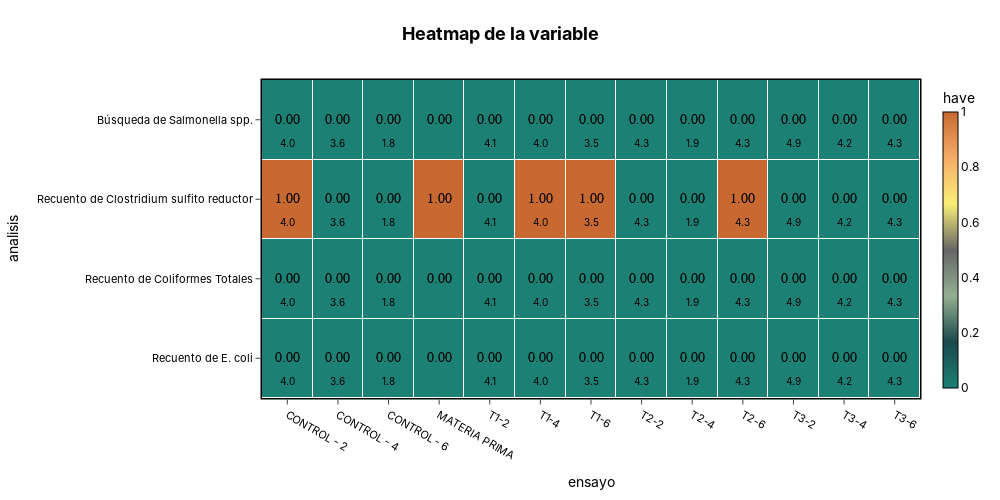

Here is the notebook cell this chart was saved with:
### Code cell
f = plot_heatmap(
df=rev_ensayo_ana,
x_col="ensayo",
y_col="analisis",
value_col='have',
secondary_col="humedad",
secondary_aggfunc='mean',
title='Heatmap de la variable',
colorscale=PALETTE,
width=1000,
height=500,
)
f.show()
s3.save_plotly_html(f, 'have_humedad.html')

### Figure 1 — Plotly figure (JSON) as saved in the notebook; plotly's stock layout.template omitted (floating-point values rounded to 4 significant figures)
{"data": [{"colorbar": {"outlinecolor": "black", "outlinewidth": 1, "thickness": 15, "tickfont": {"color": "black"}, "title": {"font": {"color": "black"}, "text": "have"}}, "colorscale": [[0, "#1c8074"], [0.1667, "#1a494c"], [0.3333, "#94af92"], [0.5, "#666666"], [0.6667, "#f9ee77"], [0.8333, "#f5ad68"], [1, "#c76931"]], "customdata": [[3.99, 3.58, 1.77, null, 4.12, 3.98, 3.48, 4.32, 1.88, 4.3, 4.88, 4.18, 4.3], [3.99, 3.58, 1.77, null, 4.12, 3.98, 3.48, 4.32, 1.88, 4.3, 4.88, 4.18, 4.3], [3.99, 3.58, 1.77, null, 4.12, 3.98, 3.48, 4.32, 1.88, 4.3, 4.88, 4.18, 4.3], [3.99, 3.58, 1.77, null, 4.12, 3.98, 3.48, 4.32, 1.88, 4.3, 4.88, 4.18, 4.3]], "hovertemplate": "<b>ensayo:</b> %{x}<br><b>analisis:</b> %{y}<br><b>have:</b> %{text}<br><b>humedad:</b> %{customdata:.1f}<extra></extra>", "text": [["0.00", "0.00", "0.00", "0.00", "0.00", "0.00", "0.00", "0.00", "0.00", "0.00", "0.00", "0.00", "0.00"], ["1.00", "0.00", "0.00", "1.00", "0.00", "1.00", "1.00", "0.00", "0.00", "1.00", "0.00", "0.00", "0.00"], ["0.00", "0.00", "0.00", "0.00", "0.00", "0.00", "0.00", "0.00", "0.00", "0.00", "0.00", "0.00", "0.00"], ["0.00", "0.00", "0.00", "0.00", "0.00", "0.00", "0.00", "0.00", "0.00", "0.00", "0.00", "0.00", "0.00"]], "type": "heatmap", "x": ["CONTROL - 2", "CONTROL - 4", "CONTROL - 6", "MATERIA PRIMA", "T1-2", "T1-4", "T1-6", "T2-2", "T2-4", "T2-6", "T3-2", "T3-4", "T3-6"], "xgap": 1, "y": ["Búsqueda de Salmonella spp.", "Recuento de Clostridium sulfito reductor", "Recuento de Coliformes Totales", "Recuento de E. coli"], "ygap": 1, "z": [[0, 0, 0, 0, 0, 0, 0, 0, 0, 0, 0, 0, 0], [1, 0, 0, 1, 0, 1, 1, 0, 0, 1, 0, 0, 0], [0, 0, 0, 0, 0, 0, 0, 0, 0, 0, 0, 0, 0], [0, 0, 0, 0, 0, 0, 0, 0, 0, 0, 0, 0, 0]], "zmax": 1, "zmin": 0}], "layout": {"annotations": [{"font": {"color": "black", "family": "Arial", "size": 14}, "showarrow": false, "text": "0.00", "x": "CONTROL - 2", "y": "Búsqueda de Salmonella spp."}, {"font": {"color": "black", "size": 10}, "showarrow": false, "text": "4.0", "x": "CONTROL - 2", "xanchor": "center", "xshift": 0, "y": "Búsqueda de Salmonella spp.", "yanchor": "top", "yshift": -15}, {"font": {"color": "black", "family": "Arial", "size": 14}, "showarrow": false, "text": "0.00", "x": "CONTROL - 4", "y": "Búsqueda de Salmonella spp."}, {"font": {"color": "black", "size": 10}, "showarrow": false, "text": "3.6", "x": "CONTROL - 4", "xanchor": "center", "xshift": 0, "y": "Búsqueda de Salmonella spp.", "yanchor": "top", "yshift": -15}, {"font": {"color": "black", "family": "Arial", "size": 14}, "showarrow": false, "text": "0.00", "x": "CONTROL - 6", "y": "Búsqueda de Salmonella spp."}, {"font": {"color": "black", "size": 10}, "showarrow": false, "text": "1.8", "x": "CONTROL - 6", "xanchor": "center", "xshift": 0, "y": "Búsqueda de Salmonella spp.", "yanchor": "top", "yshift": -15}, {"font": {"color": "black", "family": "Arial", "size": 14}, "showarrow": false, "text": "0.00", "x": "MATERIA PRIMA", "y": "Búsqueda de Salmonella spp."}, {"font": {"color": "black", "family": "Arial", "size": 14}, "showarrow": false, "text": "0.00", "x": "T1-2", "y": "Búsqueda de Salmonella spp."}, {"font": {"color": "black", "size": 10}, "showarrow": false, "text": "4.1", "x": "T1-2", "xanchor": "center", "xshift": 0, "y": "Búsqueda de Salmonella spp.", "yanchor": "top", "yshift": -15}, {"font": {"color": "black", "family": "Arial", "size": 14}, "showarrow": false, "text": "0.00", "x": "T1-4", "y": "Búsqueda de Salmonella spp."}, {"font": {"color": "black", "size": 10}, "showarrow": false, "text": "4.0", "x": "T1-4", "xanchor": "center", "xshift": 0, "y": "Búsqueda de Salmonella spp.", "yanchor": "top", "yshift": -15}, {"font": {"color": "black", "family": "Arial", "size": 14}, "showarrow": false, "text": "0.00", "x": "T1-6", "y": "Búsqueda de Salmonella spp."}, {"font": {"color": "black", "size": 10}, "showarrow": false, "text": "3.5", "x": "T1-6", "xanchor": "center", "xshift": 0, "y": "Búsqueda de Salmonella spp.", "yanchor": "top", "yshift": -15}, {"font": {"color": "black", "family": "Arial", "size": 14}, "showarrow": false, "text": "0.00", "x": "T2-2", "y": "Búsqueda de Salmonella spp."}, {"font": {"color": "black", "size": 10}, "showarrow": false, "text": "4.3", "x": "T2-2", "xanchor": "center", "xshift": 0, "y": "Búsqueda de Salmonella spp.", "yanchor": "top", "yshift": -15}, {"font": {"color": "black", "family": "Arial", "size": 14}, "showarrow": false, "text": "0.00", "x": "T2-4", "y": "Búsqueda de Salmonella spp."}, {"font": {"color": "black", "size": 10}, "showarrow": false, "text": "1.9", "x": "T2-4", "xanchor": "center", "xshift": 0, "y": "Búsqueda de Salmonella spp.", "yanchor": "top", "yshift": -15}, {"font": {"color": "black", "family": "Arial", "size": 14}, "showarrow": false, "text": "0.00", "x": "T2-6", "y": "Búsqueda de Salmonella spp."}, {"font": {"color": "black", "size": 10}, "showarrow": false, "text": "4.3", "x": "T2-6", "xanchor": "center", "xshift": 0, "y": "Búsqueda de Salmonella spp.", "yanchor": "top", "yshift": -15}, {"font": {"color": "black", "family": "Arial", "size": 14}, "showarrow": false, "text": "0.00", "x": "T3-2", "y": "Búsqueda de Salmonella spp."}, {"font": {"color": "black", "size": 10}, "showarrow": false, "text": "4.9", "x": "T3-2", "xanchor": "center", "xshift": 0, "y": "Búsqueda de Salmonella spp.", "yanchor": "top", "yshift": -15}, {"font": {"color": "black", "family": "Arial", "size": 14}, "showarrow": false, "text": "0.00", "x": "T3-4", "y": "Búsqueda de Salmonella spp."}, {"font": {"color": "black", "size": 10}, "showarrow": false, "text": "4.2", "x": "T3-4", "xanchor": "center", "xshift": 0, "y": "Búsqueda de Salmonella spp.", "yanchor": "top", "yshift": -15}, {"font": {"color": "black", "family": "Arial", "size": 14}, "showarrow": false, "text": "0.00", "x": "T3-6", "y": "Búsqueda de Salmonella spp."}, {"font": {"color": "black", "size": 10}, "showarrow": false, "text": "4.3", "x": "T3-6", "xanchor": "center", "xshift": 0, "y": "Búsqueda de Salmonella spp.", "yanchor": "top", "yshift": -15}, {"font": {"color": "black", "family": "Arial", "size": 14}, "showarrow": false, "text": "1.00", "x": "CONTROL - 2", "y": "Recuento de Clostridium sulfito reductor"}, {"font": {"color": "black", "size": 10}, "showarrow": false, "text": "4.0", "x": "CONTROL - 2", "xanchor": "center", "xshift": 0, "y": "Recuento de Clostridium sulfito reductor", "yanchor": "top", "yshift": -15}, {"font": {"color": "black", "family": "Arial", "size": 14}, "showarrow": false, "text": "0.00", "x": "CONTROL - 4", "y": "Recuento de Clostridium sulfito reductor"}, {"font": {"color": "black", "size": 10}, "showarrow": false, "text": "3.6", "x": "CONTROL - 4", "xanchor": "center", "xshift": 0, "y": "Recuento de Clostridium sulfito reductor", "yanchor": "top", "yshift": -15}, {"font": {"color": "black", "family": "Arial", "size": 14}, "showarrow": false, "text": "0.00", "x": "CONTROL - 6", "y": "Recuento de Clostridium sulfito reductor"}, {"font": {"color": "black", "size": 10}, "showarrow": false, "text": "1.8", "x": "CONTROL - 6", "xanchor": "center", "xshift": 0, "y": "Recuento de Clostridium sulfito reductor", "yanchor": "top", "yshift": -15}, {"font": {"color": "black", "family": "Arial", "size": 14}, "showarrow": false, "text": "1.00", "x": "MATERIA PRIMA", "y": "Recuento de Clostridium sulfito reductor"}, {"font": {"color": "black", "family": "Arial", "size": 14}, "showarrow": false, "text": "0.00", "x": "T1-2", "y": "Recuento de Clostridium sulfito reductor"}, {"font": {"color": "black", "size": 10}, "showarrow": false, "text": "4.1", "x": "T1-2", "xanchor": "center", "xshift": 0, "y": "Recuento de Clostridium sulfito reductor", "yanchor": "top", "yshift": -15}, {"font": {"color": "black", "family": "Arial", "size": 14}, "showarrow": false, "text": "1.00", "x": "T1-4", "y": "Recuento de Clostridium sulfito reductor"}, {"font": {"color": "black", "size": 10}, "showarrow": false, "text": "4.0", "x": "T1-4", "xanchor": "center", "xshift": 0, "y": "Recuento de Clostridium sulfito reductor", "yanchor": "top", "yshift": -15}, {"font": {"color": "black", "family": "Arial", "size": 14}, "showarrow": false, "text": "1.00", "x": "T1-6", "y": "Recuento de Clostridium sulfito reductor"}, {"font": {"color": "black", "size": 10}, "showarrow": false, "text": "3.5", "x": "T1-6", "xanchor": "center", "xshift": 0, "y": "Recuento de Clostridium sulfito reductor", "yanchor": "top", "yshift": -15}, {"font": {"color": "black", "family": "Arial", "size": 14}, "showarrow": false, "text": "0.00", "x": "T2-2", "y": "Recuento de Clostridium sulfito reductor"}, {"font": {"color": "black", "size": 10}, "showarrow": false, "text": "4.3", "x": "T2-2", "xanchor": "center", "xshift": 0, "y": "Recuento de Clostridium sulfito reductor", "yanchor": "top", "yshift": -15}, {"font": {"color": "black", "family": "Arial", "size": 14}, "showarrow": false, "text": "0.00", "x": "T2-4", "y": "Recuento de Clostridium sulfito reductor"}, {"font": {"color": "black", "size": 10}, "showarrow": false, "text": "1.9", "x": "T2-4", "xanchor": "center", "xshift": 0, "y": "Recuento de Clostridium sulfito reductor", "yanchor": "top", "yshift": -15}, {"font": {"color": "black", "family": "Arial", "size": 14}, "showarrow": false, "text": "1.00", "x": "T2-6", "y": "Recuento de Clostridium sulfito reductor"}, {"font": {"color": "black", "size": 10}, "showarrow": false, "text": "4.3", "x": "T2-6", "xanchor": "center", "xshift": 0, "y": "Recuento de Clostridium sulfito reductor", "yanchor": "top", "yshift": -15}, {"font": {"color": "black", "family": "Arial", "size": 14}, "showarrow": false, "text": "0.00", "x": "T3-2", "y": "Recuento de Clostridium sulfito reductor"}, {"font": {"color": "black", "size": 10}, "showarrow": false, "text": "4.9", "x": "T3-2", "xanchor": "center", "xshift": 0, "y": "Recuento de Clostridium sulfito reductor", "yanchor": "top", "yshift": -15}, {"font": {"color": "black", "family": "Arial", "size": 14}, "showarrow": false, "text": "0.00", "x": "T3-4", "y": "Recuento de Clostridium sulfito reductor"}, {"font": {"color": "black", "size": 10}, "showarrow": false, "text": "4.2", "x": "T3-4", "xanchor": "center", "xshift": 0, "y": "Recuento de Clostridium sulfito reductor", "yanchor": "top", "yshift": -15}, {"font": {"color": "black", "family": "Arial", "size": 14}, "showarrow": false, "text": "0.00", "x": "T3-6", "y": "Recuento de Clostridium sulfito reductor"}, {"font": {"color": "black", "size": 10}, "showarrow": false, "text": "4.3", "x": "T3-6", "xanchor": "center", "xshift": 0, "y": "Recuento de Clostridium sulfito reductor", "yanchor": "top", "yshift": -15}, {"font": {"color": "black", "family": "Arial", "size": 14}, "showarrow": false, "text": "0.00", "x": "CONTROL - 2", "y": "Recuento de Coliformes Totales"}, {"font": {"color": "black", "size": 10}, "showarrow": false, "text": "4.0", "x": "CONTROL - 2", "xanchor": "center", "xshift": 0, "y": "Recuento de Coliformes Totales", "yanchor": "top", "yshift": -15}, {"font": {"color": "black", "family": "Arial", "size": 14}, "showarrow": false, "text": "0.00", "x": "CONTROL - 4", "y": "Recuento de Coliformes Totales"}, {"font": {"color": "black", "size": 10}, "showarrow": false, "text": "3.6", "x": "CONTROL - 4", "xanchor": "center", "xshift": 0, "y": "Recuento de Coliformes Totales", "yanchor": "top", "yshift": -15}, {"font": {"color": "black", "family": "Arial", "size": 14}, "showarrow": false, "text": "0.00", "x": "CONTROL - 6", "y": "Recuento de Coliformes Totales"}, {"font": {"color": "black", "size": 10}, "showarrow": false, "text": "1.8", "x": "CONTROL - 6", "xanchor": "center", "xshift": 0, "y": "Recuento de Coliformes Totales", "yanchor": "top", "yshift": -15}, {"font": {"color": "black", "family": "Arial", "size": 14}, "showarrow": false, "text": "0.00", "x": "MATERIA PRIMA", "y": "Recuento de Coliformes Totales"}, {"font": {"color": "black", "family": "Arial", "size": 14}, "showarrow": false, "text": "0.00", "x": "T1-2", "y": "Recuento de Coliformes Totales"}, {"font": {"color": "black", "size": 10}, "showarrow": false, "text": "4.1", "x": "T1-2", "xanchor": "center", "xshift": 0, "y": "Recuento de Coliformes Totales", "yanchor": "top", "yshift": -15}, {"font": {"color": "black", "family": "Arial", "size": 14}, "showarrow": false, "text": "0.00", "x": "T1-4", "y": "Recuento de Coliformes Totales"}, {"font": {"color": "black", "size": 10}, "showarrow": false, "text": "4.0", "x": "T1-4", "xanchor": "center", "xshift": 0, "y": "Recuento de Coliformes Totales", "yanchor": "top", "yshift": -15}, {"font": {"color": "black", "family": "Arial", "size": 14}, "showarrow": false, "text": "0.00", "x": "T1-6", "y": "Recuento de Coliformes Totales"}, {"font": {"color": "black", "size": 10}, "showarrow": false, "text": "3.5", "x": "T1-6", "xanchor": "center", "xshift": 0, "y": "Recuento de Coliformes Totales", "yanchor": "top", "yshift": -15}, {"font": {"color": "black", "family": "Arial", "size": 14}, "showarrow": false, "text": "0.00", "x": "T2-2", "y": "Recuento de Coliformes Totales"}, {"font": {"color": "black", "size": 10}, "showarrow": false, "text": "4.3", "x": "T2-2", "xanchor": "center", "xshift": 0, "y": "Recuento de Coliformes Totales", "yanchor": "top", "yshift": -15}, {"font": {"color": "black", "family": "Arial", "size": 14}, "showarrow": false, "text": "0.00", "x": "T2-4", "y": "Recuento de Coliformes Totales"}, {"font": {"color": "black", "size": 10}, "showarrow": false, "text": "1.9", "x": "T2-4", "xanchor": "center", "xshift": 0, "y": "Recuento de Coliformes Totales", "yanchor": "top", "yshift": -15}, {"font": {"color": "black", "family": "Arial", "size": 14}, "showarrow": false, "text": "0.00", "x": "T2-6", "y": "Recuento de Coliformes Totales"}, {"font": {"color": "black", "size": 10}, "showarrow": false, "text": "4.3", "x": "T2-6", "xanchor": "center", "xshift": 0, "y": "Recuento de Coliformes Totales", "yanchor": "top", "yshift": -15}, {"font": {"color": "black", "family": "Arial", "size": 14}, "showarrow": false, "text": "0.00", "x": "T3-2", "y": "Recuento de Coliformes Totales"}, {"font": {"color": "black", "size": 10}, "showarrow": false, "text": "4.9", "x": "T3-2", "xanchor": "center", "xshift": 0, "y": "Recuento de Coliformes Totales", "yanchor": "top", "yshift": -15}, {"font": {"color": "black", "family": "Arial", "size": 14}, "showarrow": false, "text": "0.00", "x": "T3-4", "y": "Recuento de Coliformes Totales"}, {"font": {"color": "black", "size": 10}, "showarrow": false, "text": "4.2", "x": "T3-4", "xanchor": "center", "xshift": 0, "y": "Recuento de Coliformes Totales", "yanchor": "top", "yshift": -15}, {"font": {"color": "black", "family": "Arial", "size": 14}, "showarrow": false, "text": "0.00", "x": "T3-6", "y": "Recuento de Coliformes Totales"}, {"font": {"color": "black", "size": 10}, "showarrow": false, "text": "4.3", "x": "T3-6", "xanchor": "center", "xshift": 0, "y": "Recuento de Coliformes Totales", "yanchor": "top", "yshift": -15}, {"font": {"color": "black", "family": "Arial", "size": 14}, "showarrow": false, "text": "0.00", "x": "CONTROL - 2", "y": "Recuento de E. coli"}, {"font": {"color": "black", "size": 10}, "showarrow": false, "text": "4.0", "x": "CONTROL - 2", "xanchor": "center", "xshift": 0, "y": "Recuento de E. coli", "yanchor": "top", "yshift": -15}, {"font": {"color": "black", "family": "Arial", "size": 14}, "showarrow": false, "text": "0.00", "x": "CONTROL - 4", "y": "Recuento de E. coli"}, {"font": {"color": "black", "size": 10}, "showarrow": false, "text": "3.6", "x": "CONTROL - 4", "xanchor": "center", "xshift": 0, "y": "Recuento de E. coli", "yanchor": "top", "yshift": -15}, {"font": {"color": "black", "family": "Arial", "size": 14}, "showarrow": false, "text": "0.00", "x": "CONTROL - 6", "y": "Recuento de E. coli"}, {"font": {"color": "black", "size": 10}, "showarrow": false, "text": "1.8", "x": "CONTROL - 6", "xanchor": "center", "xshift": 0, "y": "Recuento de E. coli", "yanchor": "top", "yshift": -15}, {"font": {"color": "black", "family": "Arial", "size": 14}, "showarrow": false, "text": "0.00", "x": "MATERIA PRIMA", "y": "Recuento de E. coli"}, {"font": {"color": "black", "family": "Arial", "size": 14}, "showarrow": false, "text": "0.00", "x": "T1-2", "y": "Recuento de E. coli"}, {"font": {"color": "black", "size": 10}, "showarrow": false, "text": "4.1", "x": "T1-2", "xanchor": "center", "xshift": 0, "y": "Recuento de E. coli", "yanchor": "top", "yshift": -15}, {"font": {"color": "black", "family": "Arial", "size": 14}, "showarrow": false, "text": "0.00", "x": "T1-4", "y": "Recuento de E. coli"}, {"font": {"color": "black", "size": 10}, "showarrow": false, "text": "4.0", "x": "T1-4", "xanchor": "center", "xshift": 0, "y": "Recuento de E. coli", "yanchor": "top", "yshift": -15}, {"font": {"color": "black", "family": "Arial", "size": 14}, "showarrow": false, "text": "0.00", "x": "T1-6", "y": "Recuento de E. coli"}, {"font": {"color": "black", "size": 10}, "showarrow": false, "text": "3.5", "x": "T1-6", "xanchor": "center", "xshift": 0, "y": "Recuento de E. coli", "yanchor": "top", "yshift": -15}, {"font": {"color": "black", "family": "Arial", "size": 14}, "showarrow": false, "text": "0.00", "x": "T2-2", "y": "Recuento de E. coli"}, {"font": {"color": "black", "size": 10}, "showarrow": false, "text": "4.3", "x": "T2-2", "xanchor": "center", "xshift": 0, "y": "Recuento de E. coli", "yanchor": "top", "yshift": -15}, {"font": {"color": "black", "family": "Arial", "size": 14}, "showarrow": false, "text": "0.00", "x": "T2-4", "y": "Recuento de E. coli"}, {"font": {"color": "black", "size": 10}, "showarrow": false, "text": "1.9", "x": "T2-4", "xanchor": "center", "xshift": 0, "y": "Recuento de E. coli", "yanchor": "top", "yshift": -15}, {"font": {"color": "black", "family": "Arial", "size": 14}, "showarrow": false, "text": "0.00", "x": "T2-6", "y": "Recuento de E. coli"}, {"font": {"color": "black", "size": 10}, "showarrow": false, "text": "4.3", "x": "T2-6", "xanchor": "center", "xshift": 0, "y": "Recuento de E. coli", "yanchor": "top", "yshift": -15}, {"font": {"color": "black", "family": "Arial", "size": 14}, "showarrow": false, "text": "0.00", "x": "T3-2", "y": "Recuento de E. coli"}, {"font": {"color": "black", "size": 10}, "showarrow": false, "text": "4.9", "x": "T3-2", "xanchor": "center", "xshift": 0, "y": "Recuento de E. coli", "yanchor": "top", "yshift": -15}, {"font": {"color": "black", "family": "Arial", "size": 14}, "showarrow": false, "text": "0.00", "x": "T3-4", "y": "Recuento de E. coli"}, {"font": {"color": "black", "size": 10}, "showarrow": false, "text": "4.2", "x": "T3-4", "xanchor": "center", "xshift": 0, "y": "Recuento de E. coli", "yanchor": "top", "yshift": -15}, {"font": {"color": "black", "family": "Arial", "size": 14}, "showarrow": false, "text": "0.00", "x": "T3-6", "y": "Recuento de E. coli"}, {"font": {"color": "black", "size": 10}, "showarrow": false, "text": "4.3", "x": "T3-6", "xanchor": "center", "xshift": 0, "y": "Recuento de E. coli", "yanchor": "top", "yshift": -15}], "font": {"color": "black", "family": "Inter, Arial, sans-serif"}, "height": 500, "margin": {"b": 60, "l": 60, "r": 60, "t": 80}, "paper_bgcolor": "rgba(0,0,0,0)", "plot_bgcolor": "rgba(0,0,0,0)", "title": {"font": {"color": "black", "size": 18}, "text": "<b>Heatmap de la variable<b>", "x": 0.5}, "width": 1000, "xaxis": {"gridcolor": "rgba(0,0,0,0)", "linecolor": "black", "linewidth": 1.5, "mirror": true, "showline": true, "side": "bottom", "tickfont": {"color": "black", "size": 11}, "ticklen": 5, "ticks": "outside", "title": {"text": "ensayo"}}, "yaxis": {"autorange": "reversed", "gridcolor": "rgba(0,0,0,0)", "linecolor": "black", "linewidth": 1.5, "mirror": true, "showline": true, "tickfont": {"color": "black", "size": 11}, "ticklen": 5, "ticks": "outside", "title": {"text": "analisis"}}}}
